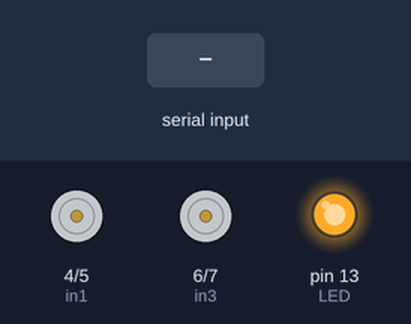
Bench run of a sketch on a simulated Arduino Uno, built with avr-gcc and run on an emulated ATmega328P. Shown: motor-driver pin pairs drawn as motors (green arrow = first pin HIGH = forward, orange = second pin HIGH = backward, longer = more drive, scaled by the enable pin), output pins drawn as LEDs (lit = HIGH). The test bench sets the inputs (shaded band). What the sketch prints to the serial monitor is not drawn.

Above: at 1.2 s.
1.3 s: "S" received over Serial
At 2.4 s:
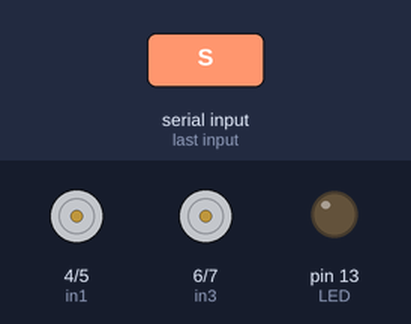
2.8 s: byte 54 ('6') received over Serial
4.3 s: byte 113 ('q') received over Serial
5.8 s: "F" received over Serial
At 7.0 s:
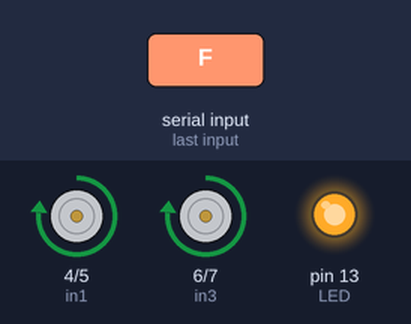
7.3 s: byte 55 ('7') received over Serial
At 8.2 s:
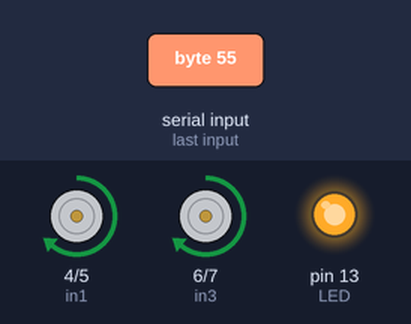
8.8 s: "B" received over Serial
At 9.3 s:
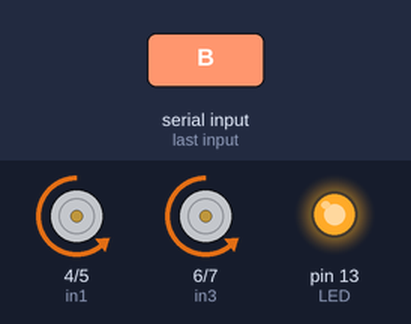
Timing chart, 0 to 11.3 s (numbered marks = the images above; inputs shaded):
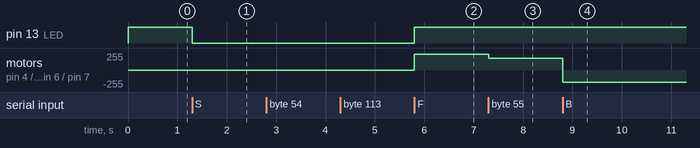

Measured:
- after the input at 1.3 s, pin 13 (LED): HIGH → LOW at once
- after the input at 5.8 s, pin 13 (LED): LOW → HIGH at once; motor on pin 4 (in1) / pin 5 (in2), motor on pin 6 (in3) / pin 7 (in4): stopped → forward 240/255 at once
- after the input at 7.3 s, motor on pin 4 (in1) / pin 5 (in2), motor on pin 6 (in3) / pin 7 (in4): forward 240/255 → forward 180/255 at once
- after the input at 8.8 s, motor on pin 4 (in1) / pin 5 (in2), motor on pin 6 (in3) / pin 7 (in4): forward 180/255 → backward 180/255 at once

The sketch:

Dev4_Remote_Controlled_Car_via_Bluetooth.ino
```cpp
#define in1 4
#define in2 5
#define in3 6
#define in4 7
// В контроллере моторов L298 для активации моторов нужно подать сигналы на пины ena и enb либо поставить джамперы
// Аналоговые пины Arduino Uno, Nano, Mini - 3, 5, 6, 9, 10, 11
#define ena 9
#define enb 10

int val;
int LED = 13;

void setup() {
  pinMode(LED, OUTPUT);
  digitalWrite(LED, HIGH);
  pinMode(in1, OUTPUT);
  pinMode(in2, OUTPUT);
  pinMode(in3, OUTPUT);
  pinMode(in4, OUTPUT);
  pinMode(ena, OUTPUT);
  pinMode(enb, OUTPUT);
  analogWrite(ena, 60); // Установить начальную скорость мотора 1
  analogWrite(enb, 60); // Установить начальную скорость мотора 2

  Serial.begin(9600); // Default communication rate of the Bluetooth module
}

void loop() {

  if (Serial.available())
  {
    val = Serial.read(); // Считывает сигнал Bluetooth
    Serial.write(val); // Пишет получаемый сигнал Bluetooth в Serial monitor

    // При символе "S" (Stop)
    if ( val == 'S')
    {
      digitalWrite(LED, LOW);
      digitalWrite(in1, LOW);
      digitalWrite(in2, LOW);
      digitalWrite(in3, LOW);
      digitalWrite(in4, LOW);
    }
    // При символе "F" (Forward)
    if (val == 'F')
    {
      digitalWrite(LED, HIGH);
      digitalWrite(in1, HIGH);
      digitalWrite(in2, LOW);
      digitalWrite(in3, HIGH);
      digitalWrite(in4, LOW);
    }
    // При символе "B" (Backward)
    if (val == 'B')
    {
      digitalWrite(LED, HIGH);
      digitalWrite(in1, LOW);
      digitalWrite(in2, HIGH);
      digitalWrite(in3, LOW);
      digitalWrite(in4, HIGH);
    }
    // При символе "L" (Left)
    if (val == 'L')
    {
      digitalWrite(LED, HIGH);
      digitalWrite(in1, HIGH);
      digitalWrite(in2, LOW);
      digitalWrite(in3, LOW);
      digitalWrite(in4, HIGH);
    }
    // При символе "R" (Right)
    if (val == 'R')
    {
      digitalWrite(LED, HIGH);
      digitalWrite(in1, LOW);
      digitalWrite(in2, HIGH);
      digitalWrite(in3, HIGH);
      digitalWrite(in4, LOW);
    }

    // SPEED CONTROL:
    // При символе "1"
    if ( val == '1')
    {
    analogWrite(ena, 60);
    analogWrite(enb, 60);
    }
    // При символе "2"
    if ( val == '2')
    {
    analogWrite(ena, 80);
    analogWrite(enb, 80);
    }
    // При символе "3"
    if ( val == '3')
    {
    analogWrite(ena, 100);
    analogWrite(enb, 100);
    }
    // При символе "4"
    if ( val == '4')
    {
    analogWrite(ena, 120);
    analogWrite(enb, 120);
    }
    // При символе "5"
    if ( val == '5')
    {
    analogWrite(ena, 140);
    analogWrite(enb, 140);
    }
    // При символе "6"
    if ( val == '6')
    {
    analogWrite(ena, 160);
    analogWrite(enb, 160);
    }
    // При символе "7"
    if ( val == '7')
    {
    analogWrite(ena, 180);
    analogWrite(enb, 180);
    }
    // При символе "8"
    if ( val == '8')
    {
    analogWrite(ena, 200);
    analogWrite(enb, 200);
    }
    // При символе "9"
    if ( val == '9')
    {
    analogWrite(ena, 220);
    analogWrite(enb, 220);
    }
    // При символе "q"
    if ( val == 'q')
    {
    analogWrite(ena, 240);
    analogWrite(enb, 240);
    }
}


// Данный цикл показывает 10 чисел с равным интервалом между ними из промежутка от 60 до 255
/*
float increment_float = (255-60)/10;
int increment = (int) increment_float; // Перевести число с плавающей точкой в целое
for (int code = 60; code < 255; code += increment) {
   Serial.println(code);
   delay(100);
}
*/

// Так по порядку от 32 до 126 показываются коды всех символов (а символы в остальном диапазоне не являются печатаемыми в ASCII )
/*   for (int code = 32; code < 126; code++) {
   Serial.print(code);
   Serial.write(" - ");
   Serial.write(code);
   Serial.write("\n");
   delay(100);
}
*/

}

// Motors control code for example
/*
void stopmotors () {
      digitalWrite(LED, LOW);
      digitalWrite(in1, LOW);
      digitalWrite(in2, LOW);
      digitalWrite(in3, LOW);
      digitalWrite(in4, LOW);
    }
void forward () {
      digitalWrite(LED, HIGH);
      digitalWrite(in1, HIGH);
      digitalWrite(in2, LOW);
      digitalWrite(in3, HIGH);
      digitalWrite(in4, LOW);
    }
void backward () {
      digitalWrite(LED, HIGH);
      digitalWrite(in1, LOW);
      digitalWrite(in2, HIGH);
      digitalWrite(in3, LOW);
      digitalWrite(in4, HIGH);
    }
void left () {
      digitalWrite(LED, HIGH);
      digitalWrite(in1, HIGH);
      digitalWrite(in2, LOW);
      digitalWrite(in3, LOW);
      digitalWrite(in4, HIGH);
    }
void right () {
      digitalWrite(LED, HIGH);
      digitalWrite(in1, LOW);
      digitalWrite(in2, HIGH);
      digitalWrite(in3, HIGH);
      digitalWrite(in4, LOW);
    }
*/
```
